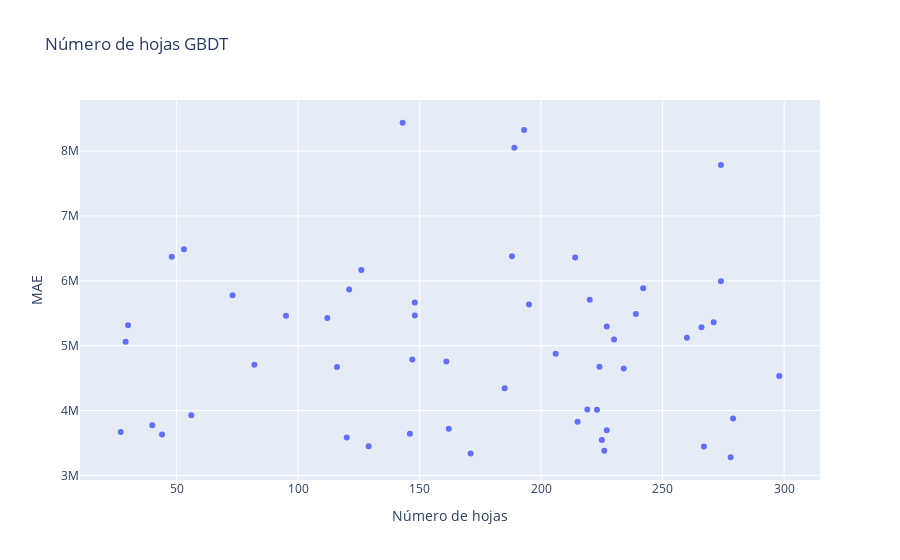

Notebook source saved alongside this figure:
### Code cell
fig = go.Figure(data=go.Scatter(x = X_gbdt, y = col, mode='markers'))
fig.update_layout(
    title = "Número de hojas GBDT",
    xaxis_title = "Número de hojas",
    yaxis_title = "MAE")
fig.show()
